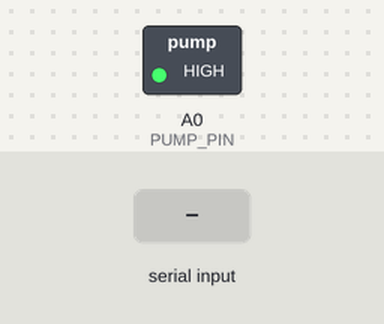
Bench run of a sketch on a simulated Arduino Uno, built with avr-gcc and run on an emulated ATmega328P. Shown: switched loads named in the sketch (green lamp = pin HIGH). The test bench sets the inputs (shaded band). What the sketch prints to the serial monitor is not drawn.

Above: at 3.2 s.
3.3 s: "111\n" received over Serial
At 4.0 s:
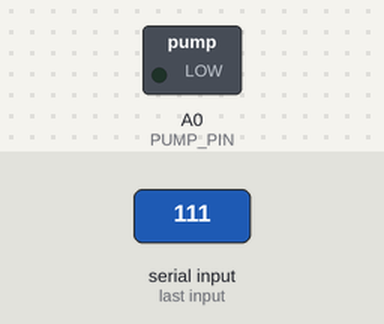
Timing chart, 0 to 6.3 s (numbered marks = the images above; inputs shaded):
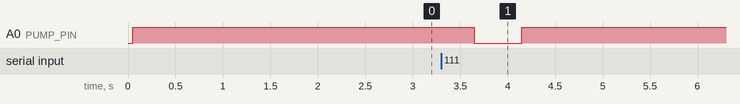

Measured:
- after the input at 3.3 s, A0 (PUMP_PIN): HIGH → LOW after 0.35 s, → HIGH 0.50 s later

The sketch:

water_station_arduino_code.ino
```cpp
// Watering stuff
#define PUMP_PIN A0
#define WATER_DELAY_TIME 450

void setup() {
  delay(50);
  Serial.begin(9600);
  digitalWrite(PUMP_PIN, HIGH); // disablePump();
  pinMode(PUMP_PIN, OUTPUT);

  delay(2000);
}

void loop()
{
  if(Serial.available()>0)
  {
    float f = Serial.parseFloat();
    delay(50);
    if(f == 111)
    {
      activatePump();
      delay(WATER_DELAY_TIME);
      disablePump();
      delay(5000);
    }
    Serial.print(1);
    Serial.println("\n");
  }
  delay(500);
}


// Pump Functions

void activatePump() {
  delay(50);
  digitalWrite(PUMP_PIN, LOW);
}

void disablePump() {
  delay(50);
  digitalWrite(PUMP_PIN, HIGH);
}
```
